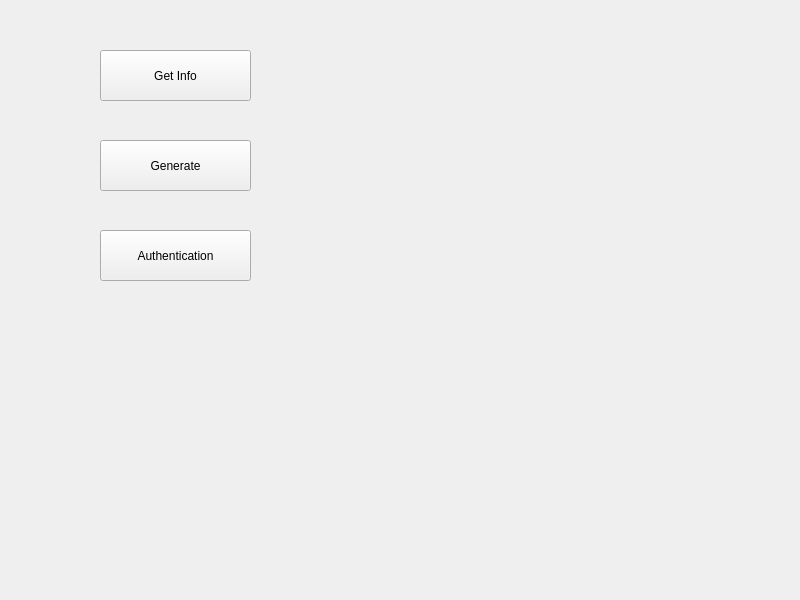
<?xml version="1.0" encoding="UTF-8"?>
<ui version="4.0">
 <class>Widget</class>
 <widget class="QWidget" name="Widget">
  <property name="geometry">
   <rect>
    <x>0</x>
    <y>0</y>
    <width>800</width>
    <height>600</height>
   </rect>
  </property>
  <property name="windowTitle">
   <string>Widget</string>
  </property>
  <widget class="QPushButton" name="get_info_button">
   <property name="geometry">
    <rect>
     <x>100</x>
     <y>50</y>
     <width>151</width>
     <height>51</height>
    </rect>
   </property>
   <property name="text">
    <string>Get Info</string>
   </property>
  </widget>
  <widget class="QPushButton" name="generate_button">
   <property name="geometry">
    <rect>
     <x>100</x>
     <y>140</y>
     <width>151</width>
     <height>51</height>
    </rect>
   </property>
   <property name="text">
    <string>Generate</string>
   </property>
  </widget>
  <widget class="QPushButton" name="auth_button">
   <property name="geometry">
    <rect>
     <x>100</x>
     <y>230</y>
     <width>151</width>
     <height>51</height>
    </rect>
   </property>
   <property name="text">
    <string>Authentication</string>
   </property>
  </widget>
 </widget>
 <resources/>
 <connections/>
</ui>
